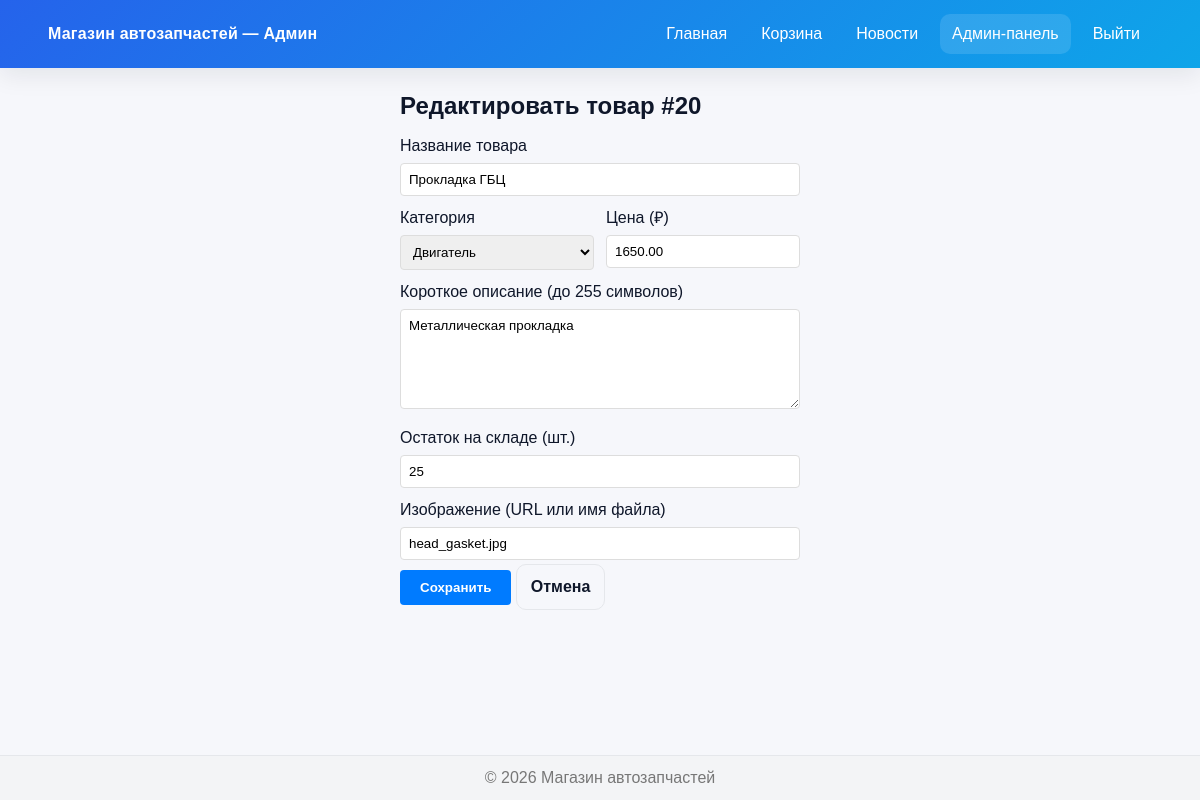
Screenshot of /admin/edit_product.php?id=20 (signed in) with the database file from the repository.
### tables this page shows
CREATE TABLE `products` (
  `id` int(11) NOT NULL,
  `name` varchar(255) NOT NULL,
  `short_description` varchar(255) DEFAULT NULL,
  `description` text,
  `price` decimal(10,2) NOT NULL,
  `stock` int(11) NOT NULL DEFAULT '0',
  `category_id` int(11) DEFAULT NULL,
  `image` varchar(255) DEFAULT NULL
);

CREATE TABLE `categories` (
  `id` int(11) NOT NULL,
  `name` varchar(255) NOT NULL
);

### admin/edit_product.php (the view, shortened to what this page needs)
<?php
require_once '../config.php';
$id = isset($_GET['id']) ? (int)$_GET['id'] : 0;
$product = null;
$stmt = $conn->prepare("SELECT id, name, category_id, price, short_description, stock, image FROM products WHERE id = ?");
$stmt->bind_param('i', $id);
$stmt->execute();
$res = $stmt->get_result();
if ($res && $res->num_rows) {
    $product = $res->fetch_assoc();
}
$categories = [];
$cats = $conn->query("SELECT id, name FROM categories ORDER BY name ASC");
if ($cats && $cats->num_rows > 0) while ($row = $cats->fetch_assoc()) $categories[] = $row;
?>
<!DOCTYPE html>
<html lang="ru">
<head>
    <link rel="stylesheet" href="/css/common.css">
    <link rel="stylesheet" href="/css/admin_form.css">
</head>
<body>
<header class="site-header">
    <div class="container header-row">
        <a href="../index.php" class="brand">
            <span class="brand-name">Магазин автозапчастей — Админ</span>
        </a>
        <nav class="main-nav">
            <a href="../index.php" class="nav-link">Главная</a>
            <a href="../cart.php" class="nav-link">Корзина</a>
            <a href="../news.php" class="nav-link">Новости</a>
            <a href="index.php" class="nav-link nav-link--ghost">Админ-панель</a>
            <a href="logout.php" class="nav-link">Выйти</a>
        </nav>
    </div>
</header>
<main class="container">
    <div class="admin-form">
        <h2>Редактировать товар #<?php echo (int)$product['id']; ?></h2>
        <form method="POST" action="edit_product.php?id=<?php echo (int)$product['id']; ?>">
            <label>Название товара</label>
            <input type="text" name="name" class="input" required maxlength="255"
                   value="<?php echo htmlspecialchars($product['name']); ?>">
            <div class="grid-2">
                <div>
                    <label>Категория</label>
                    <select name="category_id" class="input" required>
                        <?php foreach ($categories as $cat): ?>
                            <option value="<?php echo (int)$cat['id']; ?>"
                                <?php echo ((int)$product['category_id'] === (int)$cat['id']) ? 'selected' : ''; ?>>
                                <?php echo htmlspecialchars($cat['name']); ?>
                            </option>
                        <?php endforeach; ?>
                    </select>
                </div>
                <div>
                    <label>Цена (₽)</label>
                    <input type="number" name="price" class="input" step="0.01" min="0"
                           value="<?php echo htmlspecialchars((string)$product['price']); ?>">
                </div>
            </div>
            <label>Короткое описание (до 255 символов)</label>
            <textarea name="short_description" maxlength="255" class="input"
                      placeholder="Кратко опишите товар..."><?php
                echo htmlspecialchars($product['short_description'] ?? '');
            ?></textarea>
            <label>Остаток на складе (шт.)</label>
            <input type="number" name="stock" class="input" step="1" min="0"
                   value="<?php echo htmlspecialchars((string)$product['stock']); ?>">
            <label>Изображение (URL или имя файла)</label>
            <input type="text" name="image" class="input" placeholder="Например: product1.jpg"
                   value="<?php echo htmlspecialchars($product['image'] ?? ''); ?>">
            <div class="form-buttons">
                <button type="submit" class="btn btn-primary">Сохранить</button>
                <a href="index.php" class="btn btn-ghost">Отмена</a>
            </div>
        </form>
    </div>
</main>
<footer class="site-footer">
    <div class="container">
        &copy; <?php echo date('Y'); ?> Магазин автозапчастей
    </div>
</footer>
</body>
</html>

### css/common.css (style rules this page uses)
* { box-sizing: border-box; margin: 0; padding: 0; font-family: Arial, sans-serif; }
:root { --bg: #f6f7fb; --card: #ffffff; --text: #0f172a; --muted: #6b7280; --primary: #2563eb; --primary-2: #0ea5e9; --success: #22c55e; --ring: rgba(37,99,235,.25); --radius: 14px; --shadow: 0 8px 24px rgba(15,23,42,.08); }
html, body { height: 100%; }
body { display: flex; flex-direction: column; min-height: 100vh; font-family: "Inter", system-ui, -apple-system, Segoe UI, Roboto, Arial, sans-serif; color: var(--text); background: var(--bg); line-height: 1.5; }
main { flex: 1; }
.container { width: min(1200px, 92%); margin: 0 auto; }
.btn { display: inline-flex; align-items: center; justify-content: center; padding: 10px 14px; border-radius: 10px; border: 1px solid transparent; font-weight: 600; text-decoration: none; cursor: pointer; transition: .2s ease; }
.btn-primary { background: var(--primary); color: #fff; }
.btn-ghost { background: transparent; color: var(--text); border-color: #e5e7eb; }
.site-header { position: sticky; top: 0; z-index: 50; background: linear-gradient(135deg, var(--primary), var(--primary-2)); color: #fff; box-shadow: var(--shadow); }
.header-row { display: flex; align-items: center; justify-content: space-between; padding: 14px 0; }
.brand { display: flex; align-items: center; gap: 10px; color: #fff; text-decoration: none; }
.brand-name { font-weight: 700; letter-spacing: .2px; }
.main-nav { display: flex; gap: 10px; flex-wrap: wrap; }
.nav-link { color: #fff; text-decoration: none; padding: 8px 12px; border-radius: 10px; transition: background .2s ease, transform .15s ease; }
.nav-link--ghost { background: rgba(255, 255, 255, .12); }
.site-footer { background: #f3f4f6; padding: 10px 0; text-align: center; color: #777; border-top: 1px solid #e5e7eb; }

### css/admin_form.css (style rules this page uses)
.admin-form { margin: 20px auto; max-width: 400px; text-align: left; }
.admin-form label { display: block; margin: 10px 0 5px; }
.admin-form input, .admin-form select, .admin-form textarea { width: 100%; padding: 8px; border: 1px solid #ddd; border-radius: 4px; }
.admin-form textarea { height: 100px; }
.admin-form button { margin-top: 10px; padding: 10px 20px; background: #007bff; color: white; border: none; border-radius: 4px; cursor: pointer; }

### admin/edit_product.php (style rules this page uses)
.admin-form textarea.input { min-height: 100px; resize: vertical; }
.grid-2 { display:grid; grid-template-columns: 1fr 1fr; gap:12px; }

### rows the page displays
products: id "20", name "Прокладка ГБЦ", category_id "Двигатель", price "1650.00", short_description "Металлическая прокладка", stock "25", image "head_gasket.jpg"
